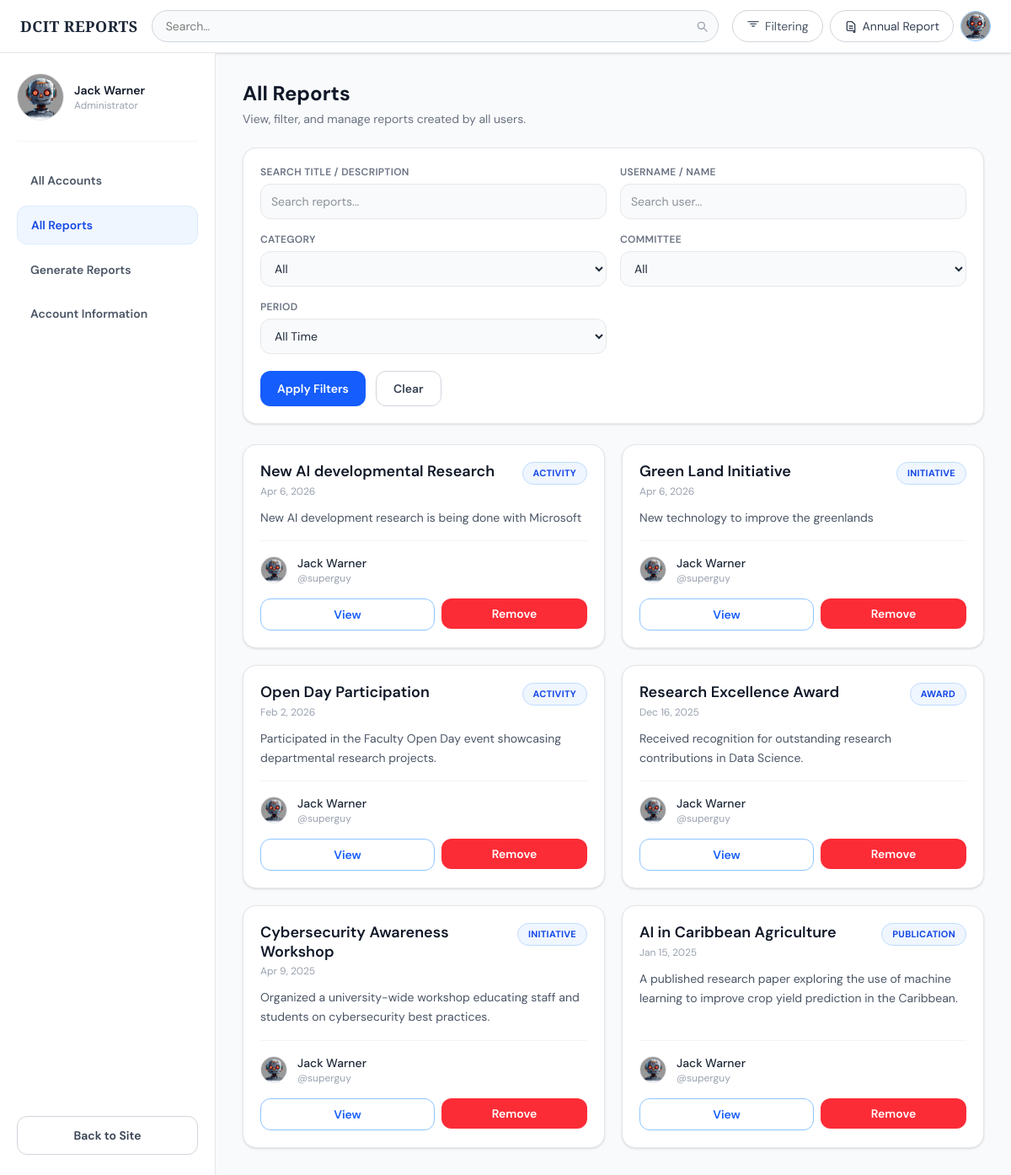
The app's page /administration/admin-reports/ (signed in), older data.
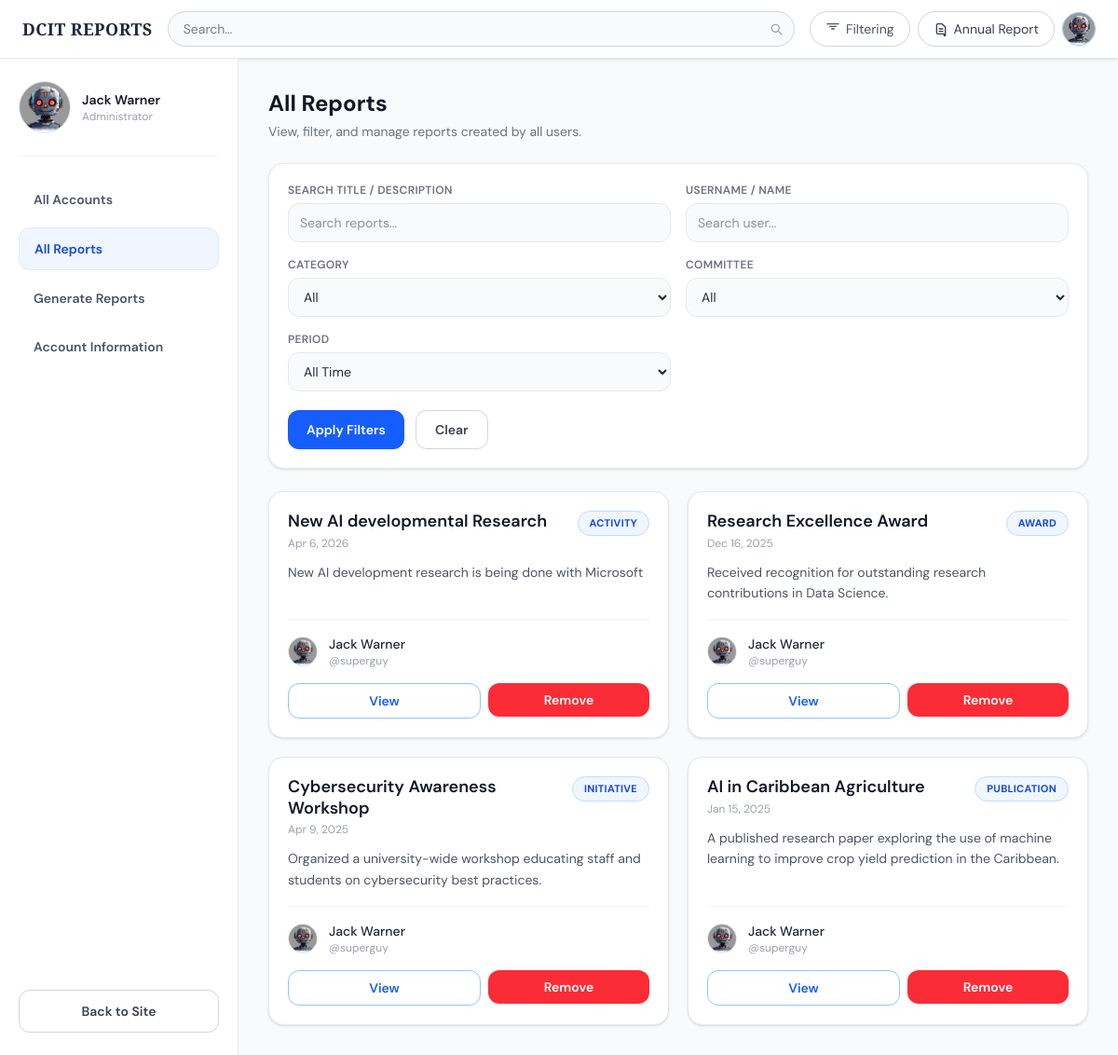
The same page, newer data.
### reports/models.py (models this page shows, shortened)
class Report(models.Model):
    DEFAULT_IMAGE = 'https://res.cloudinary.com/dop5fzjom/image/upload/v1775723804/images/report_images/uwi_zocrhc.jpg'
    user = models.ForeignKey(User,on_delete=models.CASCADE,null=False,related_name='reports')
    title = models.CharField(max_length=200,blank=False,null=False, db_index=True)
    description = models.TextField(null=False,blank=False)
    participants = models.ManyToManyField(Participant,blank=True)
    category = models.ForeignKey(Category,on_delete=models.SET_NULL,default=1,null=True)
    committees= models.ManyToManyField(Committee,blank=True)
    feature_image = models.ImageField(default=DEFAULT_IMAGE, upload_to='report_images')
    date_of_report= models.DateField(blank=False,null=False,default=timezone.now)
    created = models.DateTimeField(auto_now_add=True)
    updated = models.DateTimeField(auto_now=True)
    isActive = models.BooleanField(auto_created=True,default=True)
    objects = ReportQuerySet.as_manager()#Custom manager
    class Meta:
        ordering = ['-date_of_report','-created','-updated']

class Category(models.Model):
    name = models.CharField(max_length=200,blank=False,null= False)
    regex = models.TextField(blank=True,null=True)

### users/models.py (models this page shows, shortened)
class UserProfilePic(models.Model):
    GENDER_CHOICES = [
        ('male', 'Male'),
        ('female', 'Female'),
        ('other', 'Other'),
    ]
    user = models.OneToOneField(
        User,
        on_delete=models.CASCADE,
        related_name='profile_pic',
        unique=True
    )
    DEFAULT_PIC = 'https://res.cloudinary.com/dop5fzjom/image/upload/v1775723467/images/profile_pictures/user_qift6z.png'
    ROBOT_PIC_ID = 'ai_robot-removebg-preview_yu6rgm'
    profilePic = models.ImageField(
        default=DEFAULT_PIC,
        upload_to='profile_pictures'
    )
    phone = models.CharField(
        max_length=30,
        blank=True,
        null=True
    )
    gender = models.CharField(
        max_length=10,
        choices=GENDER_CHOICES,
        blank=True,
        null=True
    )
    @property
    def pic_url(self):
        name = str(self.profilePic)
        if not name:
            return ''
        if name.startswith('http'):
            return name
        try:
            return self.profilePic.url
        except Exception:
            return ''

### administration/views.py (the view, shortened to what this page needs)
# urls.py: path('admin-reports/', adminReportView, name='admin-reports'),
@admin_required
def adminReportView(request):
    q = request.GET.get("q", "").strip()
    category = request.GET.get("category", "").strip()
    committee = request.GET.get("committee", "").strip()
    username = request.GET.get("username", "").strip()
    period = request.GET.get("period", "").strip()
    reports = (
        Report.objects
        .filter(isActive=True)
        .select_related("user", "category")
        .prefetch_related("committees", "participants")
        .order_by("-date_of_report", "-created")
    )
    if q:
        reports = reports.filter(
            Q(title__icontains=q) |
            Q(description__icontains=q)
        )
    if category and category != "All":
        reports = reports.filter(category__name=category)
    if committee and committee != "All":
        reports = reports.filter(committees__name=committee)
    if username:
        reports = reports.filter(
            Q(user__username__icontains=username) |
            Q(user__first_name__icontains=username) |
            Q(user__last_name__icontains=username)
        )
    reports = reports.distinct()
    paginator = Paginator(reports, 12)
    page_number = request.GET.get("page")
    page_obj = paginator.get_page(page_number)
    admin_profile = getattr(request.user, "profile_pic", None)
    context = {
        "page": "Reports",
        "page_obj": page_obj,
        "admin_profile": admin_profile,
        "categories": Category.objects.all().order_by("name"),
        "committees": Committee.objects.all().order_by("name"),
        "q": q,
        "selected_category": category,
        "selected_committee": committee,
        "selected_username": username,
        "selected_period": period,
    }
    return render(request, "administration/admin_reports.html", context)

### administration/templates/administration/admin_reports.html (shortened to what the changed rows need)
{% extends "base.html" %}
{% block body %}
<div class="flex h-full overflow-hidden bg-gray-50">
  <main class="flex-1 p-6 md:p-8 overflow-y-auto">
    <div class="max-w-7xl mx-auto">
      <div class="mb-6">
        <h1 class="text-2xl font-bold text-gray-900">All Reports</h1>
      </div>
      {% if page_obj %}
        <div class="grid grid-cols-1 md:grid-cols-2 xl:grid-cols-3 gap-5">
          {% for report in page_obj %}
            <div class="bg-white rounded-2xl border border-gray-200 shadow-sm p-5 flex flex-col">
              <div class="flex items-start justify-between gap-3 mb-3">
                <div>
                  <h2 class="text-lg font-semibold text-gray-900 leading-tight">
                    {{ report.title }}
                  </h2>
                  <p class="text-xs text-gray-400 mt-1">
                    {{ report.date_of_report|date:"M j, Y" }}
                  </p>
                </div>
                {% if report.category %}
                  <span class="shrink-0 inline-block text-[11px] font-bold px-3 py-1 rounded-full uppercase tracking-wide bg-blue-50 text-blue-700 border border-blue-200">
                    {{ report.category.name }}
                  </span>
                {% endif %}
              </div>
              <p class="text-sm text-gray-600 leading-relaxed line-clamp-3 flex-1">
                {{ report.description }}
              </p>
              <div class="flex items-center gap-3 mt-4 pt-4 border-t border-gray-100">
                <div class="w-8 h-8 rounded-full overflow-hidden bg-gray-100 border border-gray-200 flex items-center justify-center shrink-0">
                  {% if report.user.profile_pic and report.user.profile_pic.profilePic %}
                    <img src="{{ report.user.profile_pic.pic_url }}" alt="{{ report.user.username }}" class="w-full h-full object-cover">
                  {% endif %}
                </div>
                <div class="min-w-0 flex-1">
                  <p class="text-sm font-medium text-gray-800 truncate">
                    {{ report.user.get_full_name|default:report.user.username }}
                  </p>
                  <p class="text-xs text-gray-400 truncate">
                    @{{ report.user.username }}
                  </p>
                </div>
              </div>
              <div class="flex gap-2 mt-4">
                <a href="{% url 'reports:report_detail' report.pk %}"
                  class="flex-1 text-center px-4 py-2 rounded-xl border border-blue-300 text-blue-600 hover:bg-blue-50 text-sm font-semibold transition">
                  View
                </a>
                <form method="POST" class="flex-1">
                  <button type="submit"
                    onclick="return confirm('Are you sure you want to remove this report?')"
                    class="w-full px-4 py-2 rounded-xl bg-red-500 hover:bg-red-600 text-white text-sm font-semibold transition">
                    Remove
                  </button>
                </form>
              </div>
            </div>
          {% endfor %}
        </div>
      {% endif %}
    </div>
  </main>
</div>
{% endblock %}

Row changes from the older to the newer data that the page shows:
no longer on this page (row edited): Report: title "Green Land Initiative", date_of_report "Apr 6, 2026", category.name "INITIATIVE", description "New technology to improve the greenlands", user.profile_pic.pic_url (picture), user.get_full_name "Jack Warner", user.username "superguy"
no longer on this page (row edited): Report: title "Open Day Participation", date_of_report "Feb 2, 2026", category.name "ACTIVITY", description "Participated in the Faculty Open Day event showcasing departmental research projects.", user.profile_pic.pic_url (picture), user.get_full_name "Jack Warner", user.username "superguy"
